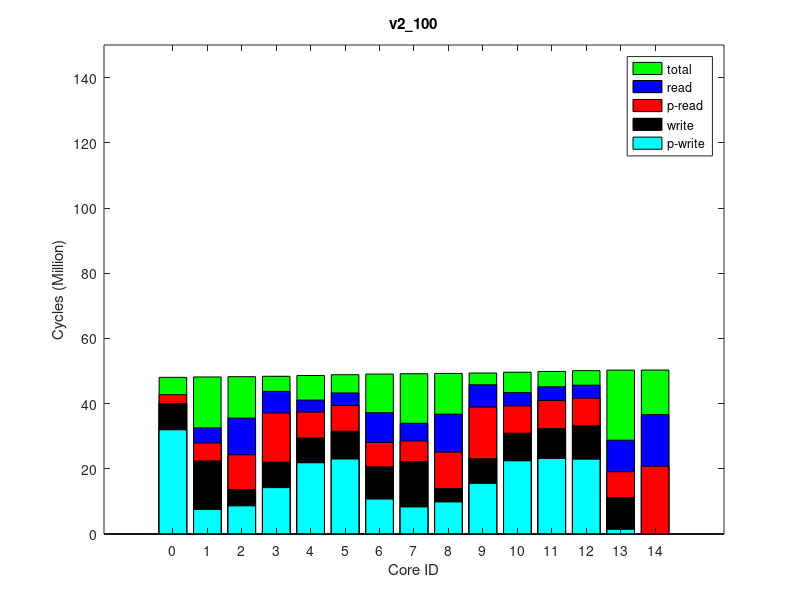

The MATLAB script that drew this image:
times(1, :, :) = [
2709514, 49364995, 0
5504409, 49481135, 0
10615421, 49571850, 0
15065200, 49696281, 0
6319164, 50493920, 0
7472479, 50402758, 0
7946391, 50189573, 0
7962714, 49941322, 0
11216736, 50596249, 0
15817941, 50732734, 0
8374636, 50978345, 0
8606794, 51227455, 0
20120938, 51669449, 0
7902903, 51645978, 0
8433917, 51468105, 0
];
times(2, :, :) = [
2709514, 49171745, 0
5506628, 49287150, 0
10615377, 49377840, 0
15064547, 49501414, 0
6313845, 50294755, 0
7462283, 50203611, 0
7945770, 49991869, 0
7969452, 49745133, 0
11215540, 50396267, 0
15820775, 50532122, 0
8380748, 50776227, 0
8610983, 51023834, 0
20856141, 51463719, 0
7902262, 51440227, 0
8433746, 51263666, 0
];
times(3, :, :) = [
2709514, 49172453, 0
5505921, 49287763, 0
10615308, 49378568, 0
15064089, 49502182, 0
6302928, 50295477, 0
7447606, 50204286, 0
7945870, 49990241, 0
7968201, 49745821, 0
11214890, 50396969, 0
15820007, 50532782, 0
8380295, 50776876, 0
8610472, 51024494, 0
20856819, 51464362, 0
7902574, 51440876, 0
8433982, 51264316, 0
];
times(4, :, :) = [
2709514, 49170114, 0
5505626, 49287793, 0
10615709, 49378568, 0
15064343, 49502191, 0
6281160, 50295510, 0
7422746, 50204379, 0
7945869, 49992674, 0
7968990, 49745907, 0
11210331, 50397102, 0
15820185, 50532897, 0
8380657, 50776996, 0
8610781, 51024601, 0
20856879, 51464480, 0
7902670, 51441002, 0
8433940, 51264450, 0
];
times(5, :, :) = [
2709514, 49172434, 0
5505597, 49287396, 0
10615050, 49378548, 0
15064529, 49502177, 0
6298083, 50295522, 0
7442557, 50204346, 0
7945825, 49990290, 0
7969352, 49745888, 0
11214521, 50397047, 0
15820259, 50532900, 0
8380545, 50777017, 0
8610276, 51024606, 0
20856894, 51464499, 0
7902803, 51441014, 0
8433813, 51264457, 0
];
times(6, :, :) = [
2709514, 49172444, 0
5506387, 49287821, 0
10615220, 49378557, 0
15064400, 49502194, 0
6288611, 50295462, 0
7428195, 50204292, 0
7945645, 49992569, 0
7967127, 49745847, 0
11212549, 50396937, 0
15821060, 50532828, 0
8381283, 50776902, 0
8610552, 51024551, 0
20856845, 51464419, 0
7902712, 51440921, 0
8433997, 51264360, 0
];
times(7, :, :) = [
2709514, 49172429, 0
5506440, 49287816, 0
10615004, 49378541, 0
15064321, 49502152, 0
6303755, 50295515, 0
7451007, 50204366, 0
7945236, 49992705, 0
7967282, 49745887, 0
11214960, 50397097, 0
15820564, 50532972, 0
8381194, 50777098, 0
8610880, 51024697, 0
20856959, 51464554, 0
7902743, 51441080, 0
8433940, 51264534, 0
];
times(8, :, :) = [
2709514, 49172605, 0
5505830, 49287945, 0
10614983, 49378799, 0
15064632, 49502383, 0
6296789, 50295673, 0
7439470, 50204506, 0
7945404, 49992792, 0
7967115, 49746008, 0
11215252, 50397188, 0
15821192, 50533005, 0
8380979, 50777054, 0
8610455, 51024686, 0
20857007, 51464572, 0
7902693, 51441070, 0
8433574, 51264501, 0
];
times(9, :, :) = [
2709514, 49172376, 0
5505455, 49287779, 0
10615647, 49378517, 0
15064616, 49502155, 0
6299291, 50295401, 0
7442695, 50204249, 0
7944924, 49992488, 0
7968240, 49745810, 0
11215584, 50396950, 0
15820515, 50532837, 0
8380530, 50776918, 0
8611018, 51024567, 0
20856907, 51464473, 0
7902842, 51440995, 0
8433828, 51264424, 0
];
times(10, :, :) = [
2709514, 49172239, 0
5505406, 49287455, 0
10614721, 49378243, 0
15064411, 49501931, 0
6305009, 50295116, 0
7450591, 50203944, 0
7945095, 49989938, 0
7969392, 49745519, 0
11215330, 50396656, 0
15820013, 50532494, 0
8380498, 50776594, 0
8610743, 51024247, 0
20856519, 51464131, 0
7902335, 51440643, 0
8433701, 51264086, 0
];
ave_times = round(squeeze(mean(times)));
format long g, ave_times
std_times = round(squeeze(std(times)));
format long g, std_times
polling_read_times = ave_times;
times(1, :, :) = [
32141473, 50405890, 0
7794964, 50526361, 0
8869254, 50600480, 0
14494050, 50745145, 0
8479337, 51541910, 0
10893568, 51456518, 0
23153258, 51237346, 0
22003596, 50982222, 0
10008740, 51654217, 0
15693406, 51791997, 0
22623596, 52038616, 0
23359235, 52289283, 0
0, 52727518, 0
1623625, 52704905, 0
23140749, 52530098, 0
];
times(2, :, :) = [
31930852, 50194718, 0
7471747, 50313614, 0
8581169, 50388572, 0
14162682, 50531805, 0
8279511, 51324735, 0
10682474, 51237964, 0
22982377, 51020391, 0
21833750, 50765826, 0
9811432, 51435386, 0
15496366, 51572294, 0
22425786, 51817791, 0
23136947, 52066521, 0
0, 52502492, 0
1403358, 52479859, 0
22920505, 52306434, 0
];
times(3, :, :) = [
31931351, 50195288, 0
7461749, 50313568, 0
8575153, 50389925, 0
14163550, 50532143, 0
8282210, 51324941, 0
10686219, 51238483, 0
22983682, 51021486, 0
21833672, 50766681, 0
9813846, 51435900, 0
15499711, 51573442, 0
22429157, 51818271, 0
23140234, 52067091, 0
0, 52503080, 0
1403137, 52480466, 0
22922355, 52307022, 0
];
times(4, :, :) = [
31931961, 50195609, 0
7511577, 50313855, 0
8620687, 50390861, 0
14200431, 50533167, 0
8283580, 51325674, 0
10693729, 51238964, 0
22983592, 51021671, 0
21829357, 50767231, 0
9815636, 51436830, 0
15500992, 51574108, 0
22427652, 51818933, 0
23142578, 52067713, 0
0, 52503717, 0
1403915, 52481086, 0
22926452, 52307682, 0
];
times(5, :, :) = [
31930573, 50194392, 0
7530101, 50312785, 0
8638157, 50390003, 0
14226729, 50532089, 0
8279991, 51324815, 0
10689998, 51238408, 0
22975836, 51020850, 0
21822830, 50766510, 0
9812524, 51436239, 0
15497430, 51573236, 0
22426400, 51818386, 0
23142283, 52067260, 0
0, 52503262, 0
1403174, 52480666, 0
22925432, 52307224, 0
];
times(6, :, :) = [
31930855, 50194657, 0
7507064, 50312258, 0
8614371, 50389771, 0
14192479, 50531812, 0
8279564, 51324607, 0
10688074, 51238220, 0
22980655, 51020900, 0
21827642, 50765132, 0
9812193, 51436043, 0
15497424, 51573332, 0
22425029, 51817809, 0
23142857, 52066672, 0
0, 52502713, 0
1403091, 52480096, 0
22927258, 52306681, 0
];
times(7, :, :) = [
31931607, 50195448, 0
7499414, 50313418, 0
8613548, 50390062, 0
14215532, 50531804, 0
8283399, 51325242, 0
10683237, 51238667, 0
22976136, 51021331, 0
21823715, 50766084, 0
9814603, 51436282, 0
15499372, 51573194, 0
22427921, 51818319, 0
23136991, 52067089, 0
0, 52503123, 0
1403262, 52480498, 0
22919702, 52307113, 0
];
times(8, :, :) = [
31932696, 50196343, 0
7482213, 50312585, 0
8599956, 50390712, 0
14181304, 50532223, 0
8279750, 51324845, 0
10688506, 51240176, 0
22988399, 51021781, 0
21831660, 50765536, 0
9813376, 51436536, 0
15499187, 51573272, 0
22427638, 51818703, 0
23142518, 52067498, 0
0, 52503532, 0
1403631, 52480925, 0
22926793, 52307483, 0
];
times(9, :, :) = [
31930848, 50194961, 0
7535939, 50313136, 0
8637262, 50390164, 0
14222447, 50531875, 0
8280007, 51324647, 0
10691151, 51238266, 0
22973403, 51020927, 0
21821605, 50765230, 0
9813022, 51435732, 0
15495842, 51572924, 0
22423408, 51818082, 0
23137398, 52066843, 0
0, 52502825, 0
1403174, 52480206, 0
22921991, 52306797, 0
];
times(10, :, :) = [
31930946, 50195105, 0
7486138, 50312936, 0
8601663, 50390070, 0
14177654, 50532250, 0
8281158, 51324880, 0
10686441, 51238643, 0
22980992, 51021860, 0
21827317, 50766545, 0
9814023, 51436345, 0
15496977, 51573247, 0
22424447, 51818360, 0
23141390, 52067217, 0
0, 52503233, 0
1403337, 52480623, 0
22925738, 52307177, 0
];
ave_times = round(squeeze(mean(times)));
format long g, ave_times
std_times = round(squeeze(std(times)));
format long g, std_times
polling_write_times = ave_times;
times(1, :, :) = [
0, 66143089, 0
10134014, 66303914, 64000
21893267, 66415266, 128000
21708434, 66588361, 64000
11749879, 67680027, 64000
16579116, 67560711, 128000
11775637, 67267895, 64000
11653393, 66922478, 64000
22852662, 67820527, 128000
22676764, 68005606, 64000
12462002, 68345084, 64000
12849888, 68687762, 64000
35959467, 69299036, 250000
17587628, 69256282, 128000
12437812, 69003014, 64000
];
times(2, :, :) = [
0, 65949188, 0
10129576, 66109393, 64000
21892147, 66220663, 128000
21707669, 66392848, 64000
11757081, 67480167, 64000
16578581, 67360928, 128000
11775052, 67069533, 64000
11652398, 66725520, 64000
22857776, 67619852, 128000
22677342, 67804312, 64000
12467739, 68142254, 64000
12853430, 68483447, 64000
36692944, 69092601, 250000
17587593, 69049870, 128000
12438445, 68797907, 64000
];
times(3, :, :) = [
0, 65948904, 0
10130035, 66109122, 64000
21892081, 66220410, 128000
21707100, 66392656, 64000
11756884, 67479891, 64000
16578222, 67360771, 128000
11774222, 67069289, 64000
11652185, 66725324, 64000
22857464, 67619625, 128000
22676512, 67804116, 64000
12467583, 68142086, 64000
12853184, 68483272, 64000
36692784, 69092439, 250000
17587385, 69049718, 128000
12438437, 68797761, 64000
];
times(4, :, :) = [
0, 65949179, 0
10129495, 66109350, 64000
21892661, 66220598, 128000
21708069, 66393025, 64000
11757173, 67480158, 64000
16578362, 67360973, 128000
11775051, 67069555, 64000
11652630, 66725592, 64000
22857627, 67619905, 128000
22676713, 67804335, 64000
12468204, 68142319, 64000
12853784, 68483506, 64000
36693055, 69092692, 250000
17587630, 69049963, 128000
12438462, 68798012, 64000
];
times(5, :, :) = [
0, 65949142, 0
10129677, 66109282, 64000
21892346, 66220577, 128000
21707615, 66392899, 64000
11757084, 67480151, 64000
16578443, 67360925, 128000
11774701, 67069498, 64000
11652560, 66725555, 64000
22857756, 67619906, 128000
22676743, 67804334, 64000
12467658, 68142300, 64000
12853904, 68483477, 64000
36693011, 69092662, 250000
17587721, 69049927, 128000
12438511, 68797979, 64000
];
times(6, :, :) = [
0, 65949021, 0
10129886, 66109231, 64000
21892628, 66220518, 128000
21707638, 66392705, 64000
11756991, 67480044, 64000
16578600, 67360806, 128000
11775179, 67069392, 64000
11652114, 66725379, 64000
22857850, 67619720, 128000
22677085, 67804202, 64000
12467670, 68142156, 64000
12853725, 68483320, 64000
36692838, 69092490, 250000
17587567, 69049749, 128000
12438615, 68797828, 64000
];
times(7, :, :) = [
0, 65949085, 0
10130199, 66109225, 64000
21892711, 66220563, 128000
21706885, 66392780, 64000
11756446, 67480073, 64000
16578537, 67360937, 128000
11774914, 67069413, 64000
11652702, 66725492, 64000
22858086, 67619871, 128000
22676788, 67804354, 64000
12468063, 68142315, 64000
12853561, 68483491, 64000
36693011, 69092645, 250000
17587650, 69049920, 128000
12438475, 68797971, 64000
];
times(8, :, :) = [
0, 65949335, 0
10129574, 66109443, 64000
21892426, 66220719, 128000
21707282, 66392946, 64000
11757159, 67480220, 64000
16578520, 67360998, 128000
11775320, 67069613, 64000
11652717, 66725649, 64000
22858141, 67619919, 128000
22676890, 67804358, 64000
12468140, 68142316, 64000
12853675, 68483490, 64000
36692988, 69092658, 250000
17587663, 69049915, 128000
12438338, 68797942, 64000
];
times(9, :, :) = [
0, 65949460, 0
10129999, 66109605, 64000
21892508, 66220898, 128000
21705994, 66393223, 64000
11756958, 67480486, 64000
16578471, 67361305, 128000
11774708, 67069923, 64000
11652140, 66725815, 64000
22857239, 67620217, 128000
22676882, 67804663, 64000
12467946, 68142650, 64000
12853898, 68483818, 64000
36693363, 69093002, 250000
17587857, 69050265, 128000
12438807, 68798322, 64000
];
times(10, :, :) = [
0, 65948933, 0
10129650, 66109089, 64000
21892596, 66220422, 128000
21707878, 66392609, 64000
11756878, 67479864, 64000
16578207, 67360714, 128000
11774563, 67069275, 64000
11651815, 66725284, 64000
22857209, 67619578, 128000
22676088, 67804099, 64000
12467181, 68142034, 64000
12853090, 68483202, 64000
36692711, 69092355, 250000
17587153, 69049604, 128000
12438066, 68797645, 64000
];
ave_times = round(squeeze(mean(times)));
format long g, ave_times
std_times = round(squeeze(std(times)));
format long g, std_times
read_times = ave_times;
times(1, :, :) = [
0, 48233887, 0
0, 48347058, 0
0, 48436225, 0
0, 48557157, 0
0, 49334373, 0
0, 49245389, 0
0, 49037752, 0
0, 48796045, 0
0, 49434155, 0
0, 49567829, 0
0, 49806963, 0
0, 50049327, 0
0, 50480084, 0
0, 50457644, 0
0, 50284333, 0
];
times(2, :, :) = [
0, 48040817, 0
0, 48153261, 0
0, 48242439, 0
0, 48362656, 0
0, 49135420, 0
0, 49046446, 0
0, 48840327, 0
0, 48600105, 0
0, 49234436, 0
0, 49367522, 0
0, 49605119, 0
0, 49845986, 0
0, 50274690, 0
0, 50252243, 0
0, 50080239, 0
];
times(3, :, :) = [
0, 48039745, 0
0, 48152146, 0
0, 48241476, 0
0, 48361579, 0
0, 49134416, 0
0, 49045431, 0
0, 48839250, 0
0, 48599083, 0
0, 49233439, 0
0, 49366466, 0
0, 49604126, 0
0, 49844967, 0
0, 50273714, 0
0, 50251277, 0
0, 50079258, 0
];
times(4, :, :) = [
0, 48040295, 0
0, 48152691, 0
0, 48241987, 0
0, 48362198, 0
0, 49135041, 0
0, 49046042, 0
0, 48839878, 0
0, 48599704, 0
0, 49234082, 0
0, 49367136, 0
0, 49604771, 0
0, 49845627, 0
0, 50274331, 0
0, 50251890, 0
0, 50079869, 0
];
times(5, :, :) = [
0, 48040609, 0
0, 48152927, 0
0, 48242137, 0
0, 48362320, 0
0, 49135151, 0
0, 49046101, 0
0, 48839985, 0
0, 48599797, 0
0, 49234189, 0
0, 49367240, 0
0, 49604868, 0
0, 49845737, 0
0, 50274420, 0
0, 50251973, 0
0, 50079955, 0
];
times(6, :, :) = [
0, 48040205, 0
0, 48152636, 0
0, 48241838, 0
0, 48362066, 0
0, 49134804, 0
0, 49045812, 0
0, 48839620, 0
0, 48599438, 0
0, 49233768, 0
0, 49366833, 0
0, 49604511, 0
0, 49845354, 0
0, 50274045, 0
0, 50251590, 0
0, 50079561, 0
];
times(7, :, :) = [
0, 48040468, 0
0, 48152821, 0
0, 48242056, 0
0, 48362315, 0
0, 49135097, 0
0, 49046066, 0
0, 48839915, 0
0, 48599765, 0
0, 49234119, 0
0, 49367176, 0
0, 49604814, 0
0, 49845666, 0
0, 50274365, 0
0, 50251916, 0
0, 50079901, 0
];
times(8, :, :) = [
0, 48040881, 0
0, 48153254, 0
0, 48242456, 0
0, 48362668, 0
0, 49135523, 0
0, 49046507, 0
0, 48840338, 0
0, 48600152, 0
0, 49234533, 0
0, 49367600, 0
0, 49605252, 0
0, 49846094, 0
0, 50274818, 0
0, 50252373, 0
0, 50080351, 0
];
times(9, :, :) = [
0, 48039976, 0
0, 48152384, 0
0, 48241650, 0
0, 48361907, 0
0, 49134613, 0
0, 49045610, 0
0, 48839494, 0
0, 48599287, 0
0, 49233652, 0
0, 49366696, 0
0, 49604314, 0
0, 49845168, 0
0, 50273869, 0
0, 50251410, 0
0, 50079381, 0
];
times(10, :, :) = [
0, 48040181, 0
0, 48152546, 0
0, 48241794, 0
0, 48362004, 0
0, 49134834, 0
0, 49045873, 0
0, 48839688, 0
0, 48599480, 0
0, 49233778, 0
0, 49366869, 0
0, 49604512, 0
0, 49845334, 0
0, 50274047, 0
0, 50251586, 0
0, 50079562, 0
];
ave_times = round(squeeze(mean(times)));
format long g, ave_times
std_times = round(squeeze(std(times)));
format long g, std_times
total_times = ave_times;
times(1, :, :) = [
40206653, 53269914, 64000
22580394, 53382366, 128000
14019627, 53479156, 64000
22465558, 53606054, 64000
22345705, 54399353, 128000
20819187, 54314571, 64000
31676117, 54098386, 64000
29722688, 53855401, 64000
14369735, 54503959, 64000
23563121, 54647530, 64000
31195944, 54894945, 64000
32560512, 55145295, 64000
0, 55603155, 0
11409277, 55580690, 64000
33412900, 55393048, 64000
];
times(2, :, :) = [
40006337, 53069616, 64000
22401542, 53181918, 128000
13635913, 53278767, 64000
21989974, 53398227, 64000
22200306, 54193456, 128000
20611201, 54108709, 64000
31472974, 53892593, 64000
29407704, 53649743, 64000
13853494, 54295030, 64000
23053107, 54436494, 64000
30894410, 54682754, 64000
32296555, 54931991, 64000
0, 55388382, 0
11171589, 55365942, 64000
33187997, 55179184, 64000
];
times(3, :, :) = [
40006493, 53069748, 64000
22394300, 53182124, 128000
13621870, 53279023, 64000
21976717, 53398451, 64000
22199166, 54193717, 128000
20611046, 54108984, 64000
31474755, 53892820, 64000
29407246, 53649890, 64000
13854314, 54295200, 64000
23057646, 54436651, 64000
30895019, 54682866, 64000
32297413, 54932092, 64000
0, 55388511, 0
11171812, 55366067, 64000
33188540, 55179303, 64000
];
times(4, :, :) = [
40006175, 53069436, 64000
22391825, 53181904, 128000
13617666, 53278765, 64000
21972204, 53398239, 64000
22199210, 54193470, 128000
20611075, 54108715, 64000
31471044, 53892554, 64000
29407063, 53649649, 64000
13854775, 54294870, 64000
23058781, 54436348, 64000
30894995, 54682642, 64000
32297025, 54931869, 64000
0, 55388243, 0
11171679, 55365805, 64000
33188553, 55179039, 64000
];
times(5, :, :) = [
40006037, 53069272, 64000
22397157, 53181689, 128000
13626728, 53278425, 64000
21981365, 53397930, 64000
22199190, 54193244, 128000
20610786, 54108463, 64000
31472539, 53892352, 64000
29406907, 53649423, 64000
13848812, 54294587, 64000
23051693, 54436115, 64000
30894200, 54682326, 64000
32297238, 54931526, 64000
0, 55387889, 0
11171482, 55365439, 64000
33187481, 55178676, 64000
];
times(6, :, :) = [
40006348, 53069609, 64000
22397406, 53181983, 128000
13626236, 53278792, 64000
21980451, 53398265, 64000
22200330, 54193665, 128000
20610972, 54108872, 64000
31472326, 53892729, 64000
29407100, 53649849, 64000
13855002, 54295010, 64000
23057447, 54436527, 64000
30895294, 54682818, 64000
32298462, 54932012, 64000
0, 55388351, 0
11171741, 55365893, 64000
33188662, 55179113, 64000
];
times(7, :, :) = [
40006514, 53069775, 64000
22399894, 53182081, 128000
13631934, 53278864, 64000
21987115, 53398350, 64000
22196412, 54193643, 128000
20611306, 54108864, 64000
31478076, 53892760, 64000
29408163, 53649857, 64000
13855679, 54295087, 64000
23058642, 54436606, 64000
30894930, 54682848, 64000
32297553, 54932064, 64000
0, 55388426, 0
11171603, 55365970, 64000
33188000, 55179194, 64000
];
times(8, :, :) = [
40006134, 53069395, 64000
22400928, 53181754, 128000
13631620, 53278605, 64000
21985330, 53398096, 64000
22199436, 54193393, 128000
20610447, 54108633, 64000
31468119, 53892557, 64000
29403998, 53649664, 64000
13851688, 54294947, 64000
23054583, 54436373, 64000
30894285, 54682619, 64000
32296337, 54931830, 64000
0, 55388225, 0
11171651, 55365765, 64000
33186692, 55179003, 64000
];
times(9, :, :) = [
40006457, 53066358, 64000
22395669, 53182009, 128000
13630458, 53278890, 64000
21983707, 53398346, 64000
22197966, 54193577, 128000
20610952, 54108787, 64000
31469012, 53892693, 64000
29404035, 53649817, 64000
13853509, 54295064, 64000
23051459, 54436530, 64000
30892901, 54682758, 64000
32296719, 54931973, 64000
0, 55388368, 0
11171652, 55365918, 64000
33187686, 55179157, 64000
];
times(10, :, :) = [
40006528, 53066407, 64000
22399919, 53182129, 128000
13637197, 53278993, 64000
21991378, 53398478, 64000
22197228, 54193741, 128000
20611627, 54108973, 64000
31471574, 53892885, 64000
29406437, 53649953, 64000
13855388, 54295149, 64000
23058902, 54436714, 64000
30896248, 54682879, 64000
32298029, 54932111, 64000
0, 55388494, 0
11171879, 55366054, 64000
33187580, 55179298, 64000
];
ave_times = round(squeeze(mean(times)));
format long g, ave_times
std_times = round(squeeze(std(times)));
format long g, std_times
write_times = ave_times;
mytitle = 'v2\_100';
order = [1 2 3 4 8 7 6 5 9 10 11 12 15 14 13];

total_times = total_times(:, 2)(order);

read_times = read_times(:, 1)(order);
write_times = write_times(:, 1)(order);

polling_read_times = polling_read_times(:, 1)(order);
polling_write_times = polling_write_times(:, 1)(order);

total_times /= 1000000;

read_times /= 1000000;
write_times /= 1000000;

polling_read_times /= 1000000;
polling_write_times /= 1000000;

% laying read on top of write
read_times += write_times;
polling_read_times += write_times;

figure(1);
clf()
% set(gcf, 'Position', get(0,'Screensize'));
% set(gcf,'units','normalized','outerposition',[0 0 1 1])
bar(0:14, total_times,'g');
hold on;
bar(0:14, read_times,'b');
bar(0:14, polling_read_times,'r');
bar(0:14, write_times,'k');
bar(0:14, polling_write_times,'c');
hold off

axis([-2 16 0 150])
% axis([-1 15])
set(gca,'XTick',0:14);
% set(gca,'xticklabel',{ '0'; '1'; '2'; '3'; '7'; '6'; '5'; '4'; '8'; '9'; '10'; '11'; '15'; '14'; '13' })

xlabel('Core ID')
ylabel('Cycles (Million)')

legend('total', 'read', 'p-read', 'write', 'p-write')
title(mytitle)
print(1, strcat(mytitle, '.png'))
